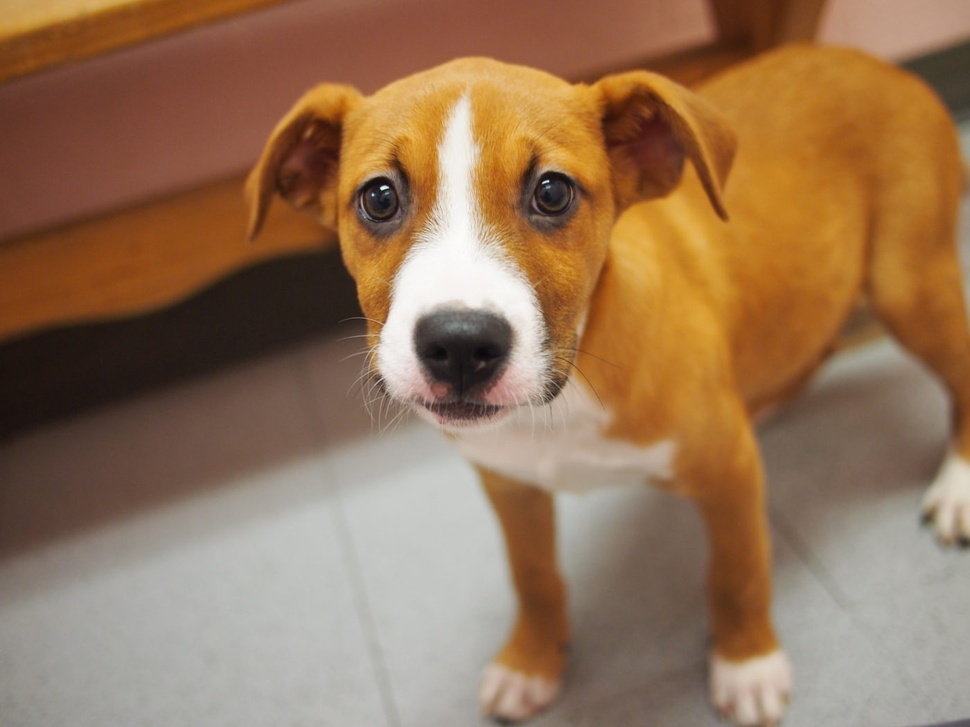
#> input picture Numpy2/puppy.jpg, 970 x 727 px, shrunk from 1400 x 1050 before the run
$ python demo1.py
#> lines starting #> are read from the running program, lines starting #| are printed output that depends on the picture
from PIL import Image
from PIL import ImageFilter

img1 = Image.open("puppy.jpg")
#> img1 is the input picture: PIL image 970x727 RGB; mean R, G, B 148.6, 115.8, 87.1
img2 = img1.filter(ImageFilter.BLUR)   #模糊
img2.save("outP1.jpg")
img3 = img1.filter(ImageFilter.CONTOUR) #輪廓
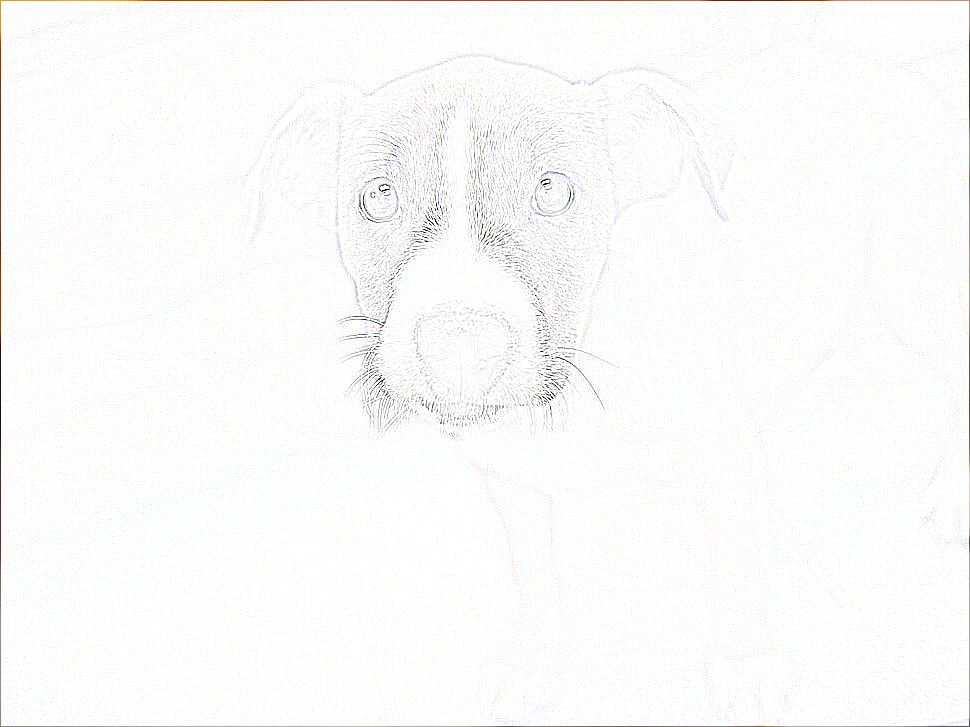
#> img3: PIL image 970x727 RGB; mean R, G, B 250.9, 250.9, 250.3
img3.save("outP2.jpg")
img4 = img1.filter(ImageFilter.DETAIL)  #細節增強
img4.save("outP3.jpg")
img5 = img1.filter(ImageFilter.EDGE_ENHANCE) #物件邊緣增強
img5.save("outP4.jpg")
img6 = img1.filter(ImageFilter.EDGE_ENHANCE_MORE) #物件邊緣更增強
img6.save("outP5.jpg")
img7 = img1.filter(ImageFilter.EMBOSS) #浮雕
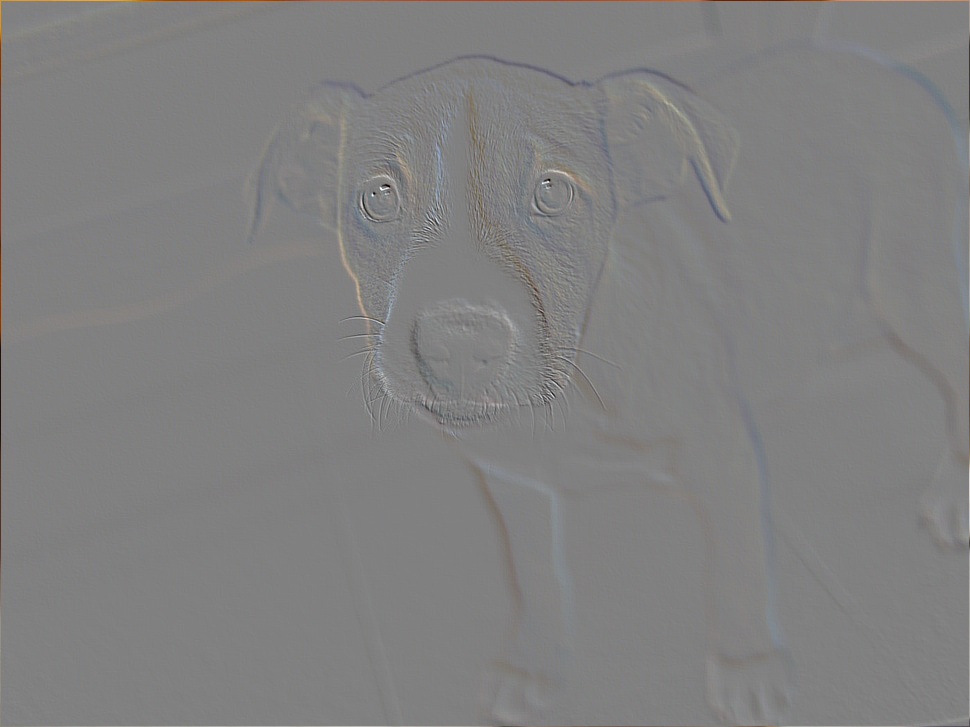
#> img7: PIL image 970x727 RGB; mean R, G, B 128.1, 127.9, 127.8
img7.save("outP6.jpg")
img8 = img1.filter(ImageFilter.FIND_EDGES) #找邊緣
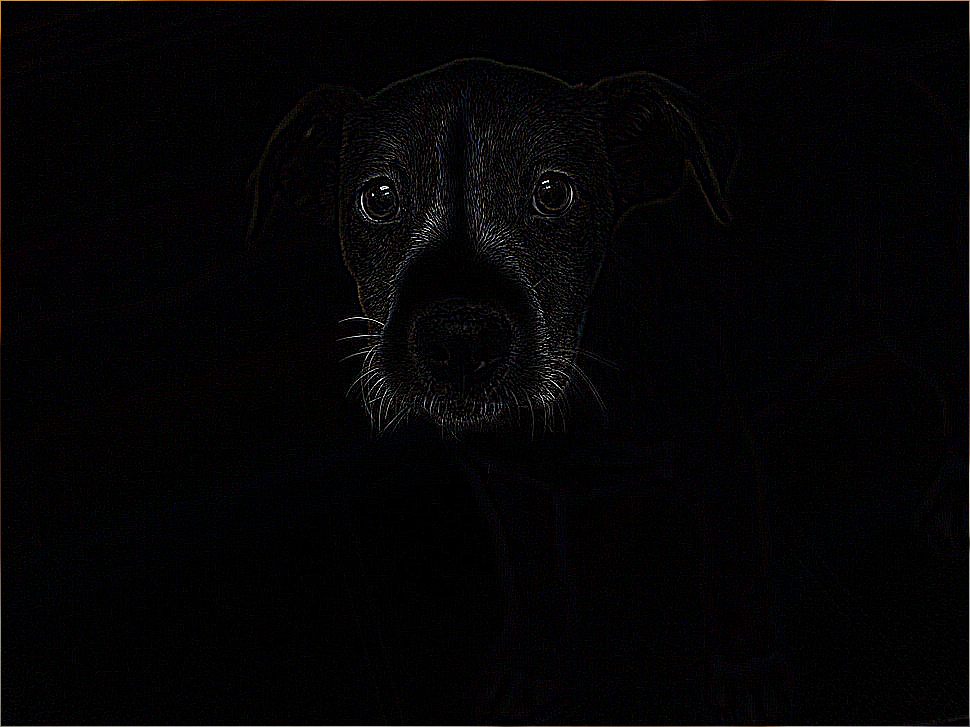
#> img8: PIL image 970x727 RGB; mean R, G, B 4.2, 3.9, 4.3
img8.save("outP7.jpg")
img9 = img1.filter(ImageFilter.SMOOTH) #光滑化
img9.save("outP8.jpg")
img10 = img1.filter(ImageFilter.SHARPEN) #銳利化
img10.save("outP9.jpg")


car1 = Image.open("car.jpg")
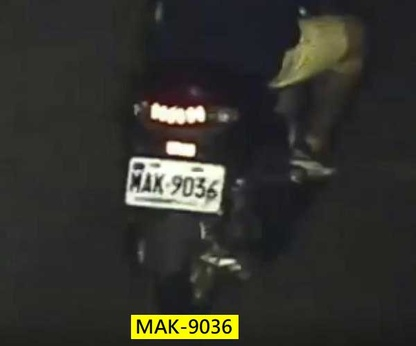
#> input picture Numpy2/car.jpg, 416 x 346 px, shrunk from 600 x 500 before the run
#> car1 is the input picture: PIL image 416x346 RGB; mean R, G, B 50.6, 50.5, 44.6
car2 = car1.filter(ImageFilter.EDGE_ENHANCE)
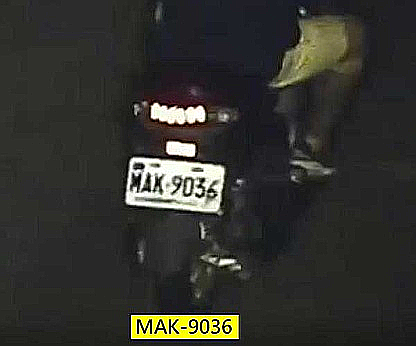
#> car2: PIL image 416x346 RGB; mean R, G, B 50.4, 50.3, 45.5
car3 = car2.filter(ImageFilter.SHARPEN)
car4 = car3.filter(ImageFilter.DETAIL)
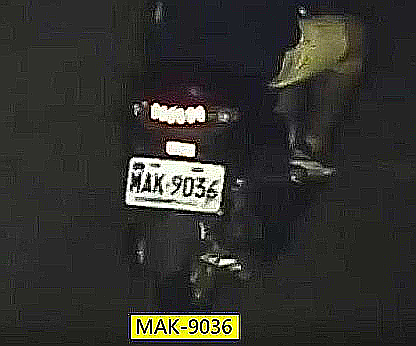
#> car4: PIL image 416x346 RGB; mean R, G, B 50.4, 50.3, 45.9
car4.save("outCar.jpg")
